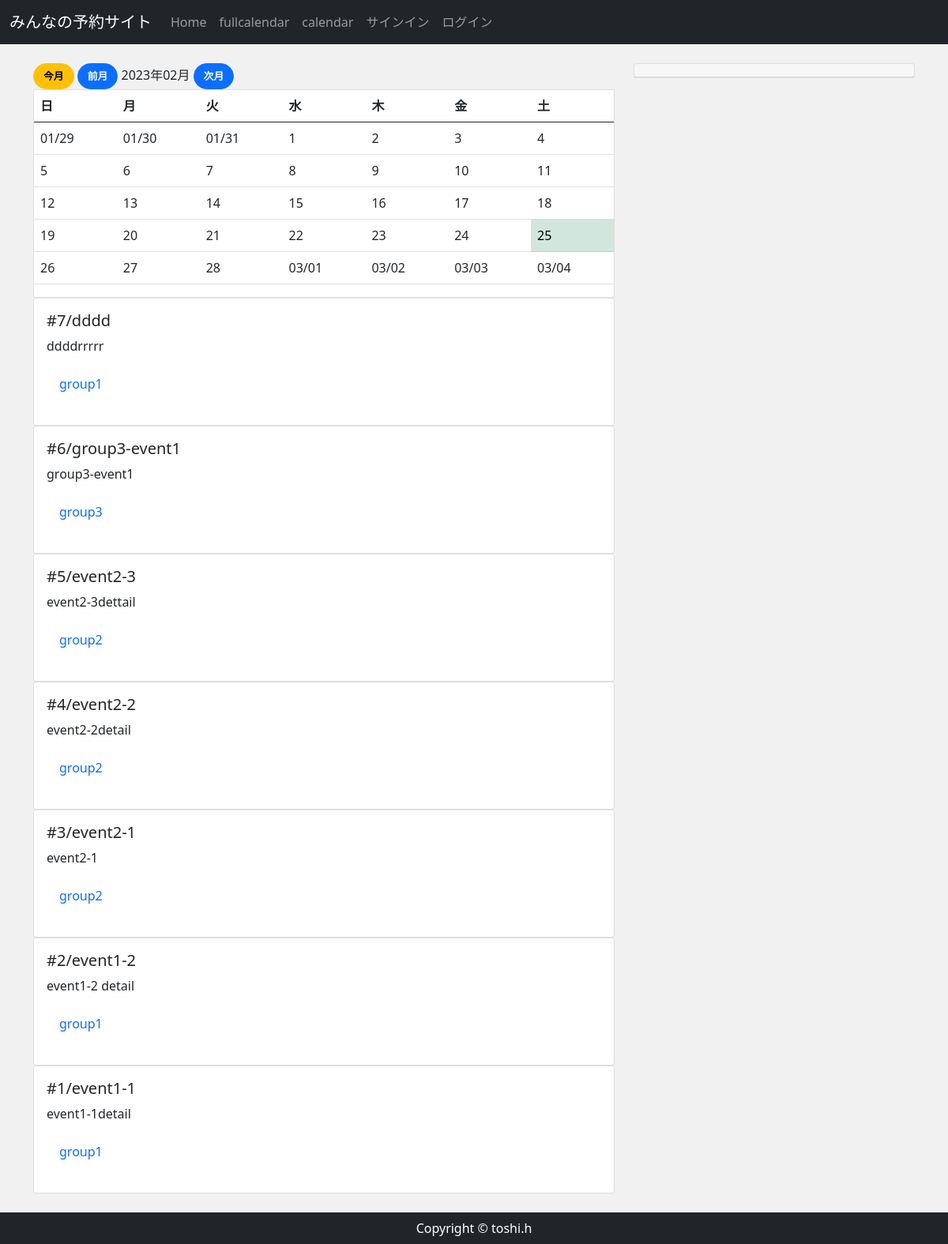
/event_cal/, run on the app's committed database.
### reservation/models.py (models this page shows, shortened)
class Event(models.Model):
    event_title = models.CharField(max_length=150)
    event_detail = models.TextField()
    group = models.ForeignKey(Group,  on_delete=models.CASCADE)
    event_date = models.DateField()
    start_time = models.TimeField()
    end_time = models.TimeField()

class Group(models.Model):
    group_name = models.CharField(max_length=150)
    group_detail = models.TextField()
    group_owner = models.ForeignKey(
        StaffUser,
        unique=False,
        db_index=True,
        related_name='staff_user',
        on_delete=models.CASCADE
    )
    def __str__(self):
        return self.group_name

### reservation/views.py (the view)
# urls.py: path('event_cal/',views.EventCalView.as_view(), name="event_cal"),
class EventCalView(mixins.MonthCalendarMixin, generic.TemplateView):
    template_name = 'reservation/event_cal.html'
    model = Event
    def get_context_data(self, **kwargs):
        context = super().get_context_data(**kwargs)
        calendar_context = self.get_month_calendar()
        event_data = Event.objects.order_by('-id') #イベントのデータを読み出し
        context.update(calendar_context)
        context['event_data'] = event_data #イベントのデータをコンテキストで渡す
        return context

### reservation/mixins.py (called while the page is built)
    def setup_calendar(self):
        self._calendar = calendar.Calendar(self.first_weekday)

    def get_week_names(self):
        week_names = deque(self.week_names)
        week_names.rotate(-self.first_weekday) #リスト内の要素を右に１つずつ移動するときは、dequeを使うと面白い
        return week_names

    def get_previous_month(self, date):
        if date.month ==1:
            return date.replace(year=date.year-1, month=12, day=1)
        else:
            return date.replace(month=date.month-1, day=1)

    def get_next_month(self, date):
        if date.month ==12:
            return date.replace(year=date.year+1, month=1, day=1)
        else:
            return date.replace(month=date.month+1, day=1)

    def get_month_days(self, date):
        return self._calendar.monthdatescalendar(date.year, date.month)

    def get_current_month(self):
        month = self.kwargs.get('month')
        year = self.kwargs.get('year')
        if month and year:
            month = datetime.date(year=int(year), month=int(month), day=1)
        else:
            month = datetime.date.today().replace(day=1)
        return month

    def get_month_calendar(self):
        self.setup_calendar()
        current_month = self.get_current_month()
        calendar_data = {
            'now':datetime.date.today(),
            'month_days':self.get_month_days(current_month),
            'month_current':current_month,
            'month_previous':self.get_previous_month(current_month),
            'month_next':self.get_next_month(current_month),
            'week_names':self.get_week_names(),
        }
        return calendar_data

### reservation/templates/reservation/event_cal.html (shortened to what this page needs)
{% extends 'reservation/base.html' %}
{% block content %}
<div class="row my-4 ">
    <div class="col-md-8">
            <a class="btn btn-warning" href="{% url 'event_cal' %}">今月</a>
            <a class="btn btn-primary" href="{% url 'event_cal' month_previous.year month_previous.month %}">前月</a>
            {{ month_current | date:"Y年m月" }}
            <a class="btn btn-primary" href="{% url 'event_cal' month_next.year month_next.month %}">次月</a>
        <div class="card">
                <table class="table" style="table-layout:fixed;">
                    <thead>
                        <tr>
                            {% for w in week_names %}
                                <th>{{ w }}</th>
                            {% endfor %}
                        </tr>
                    </thead>
                    <tbody>
                    {% for week in month_days %}
                        <tr>
                            {% for day in week %}
                                {% if now == day %}
                                    <td class="table-success" style="width:80px;">
                                {% else %}
                                    <td style="width:80px;">
                                {% endif %}
                                {% if month_current.month != day.month %}
                                    {{ day | date:"m/d" }}
                                {% else %}
                                    {{ day.day }}
                                {% endif %}
                                    </td>
                            {% endfor %}
                        </tr>
                        {% endfor %}
                    </tbody>
                </table>
        </div>
        {% for event in event_data %}
            <div class="card">
                <div class="card-body">
                    <h5 class="card-title">#{{ event.id }}/{{ event.event_title }}</h5>
                    <p class="card-text">{{ event.event_detail|truncatechars:100 }}</p>
                    <p ><a href="{% url 'group_detail'  event.group.pk  %} " class="nav-link">{{ event.group }}</a></p>
                </div>
            </div>
        {% endfor %}
           </div>
        <div class="col-md-4">
            <div class="card">
            <h5 class="card-header"></h5>
            </div>
        </div>
{% endblock %}

### reservation/static/css/rsv_style.css (style rules this page uses)
* { margin: 0; padding: 0; box-sizing: border-box; }
body { background: #f1f1f1; display: flex; flex-flow: column; min-height: 100vh; }
.btn { font-size: 80%; border-radius: 5rem; font-weight: bold; }

### data on the page
Event: id "7", event_title "dddd", event_detail "ddddrrrrr", group "group1"
Event: id "6", event_title "group3-event1", event_detail "group3-event1", group "group3"
Event: id "5", event_title "event2-3", event_detail "event2-3dettail", group "group2"
Event: id "4", event_title "event2-2", event_detail "event2-2detail", group "group2"
Event: id "3", event_title "event2-1", event_detail "event2-1", group "group2"
Event: id "2", event_title "event1-2", event_detail "event1-2 detail", group "group1"
Event: id "1", event_title "event1-1", event_detail "event1-1detail", group "group1"

### other printed values
{{ month_current | date:"Y年m月" }} "2023年02月"
{{ w }} "日" "月" "火" "水" "木" "金" "土"
{{ day | date:"m/d" }} "01/29" "01/30" "01/31" "03/01" "03/02" "03/03" "03/04"
{{ day.day }} "1" "2" "3" "4" "5" "6" "7" "8" "9" "10" "11" "12" "13" "14" "15" "16" "17" "18" "19" "20" "21" "22" "23" "24" "25" "26" "27" "28"
